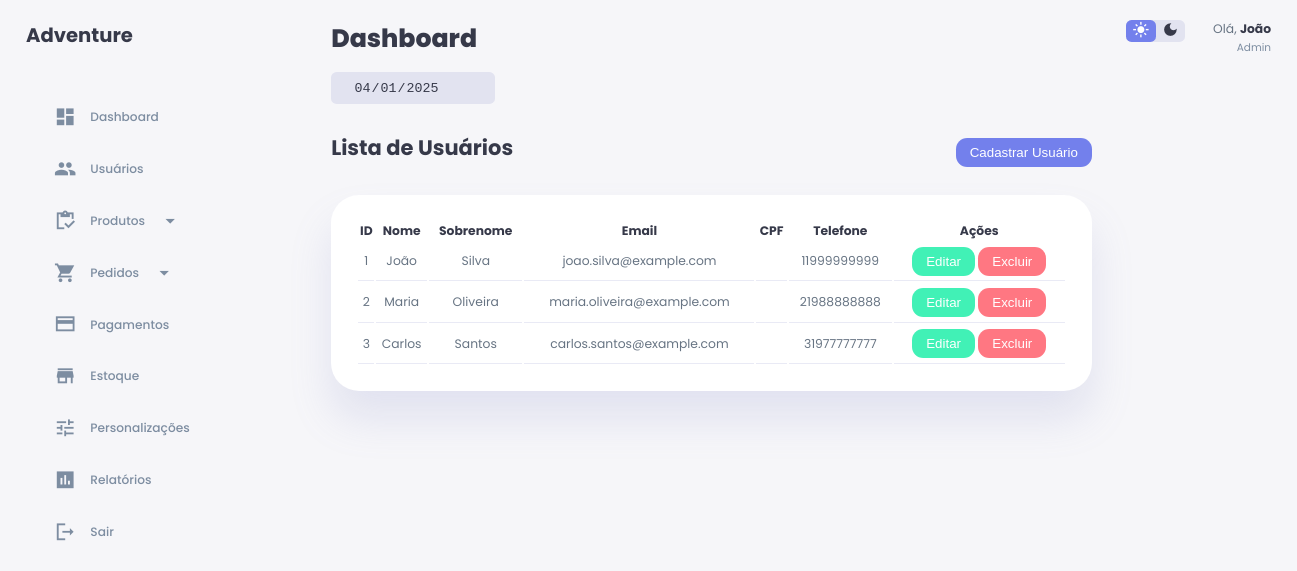
Before: /public/admin/index.php?a=usuario_admin (signed in) with the older database file.
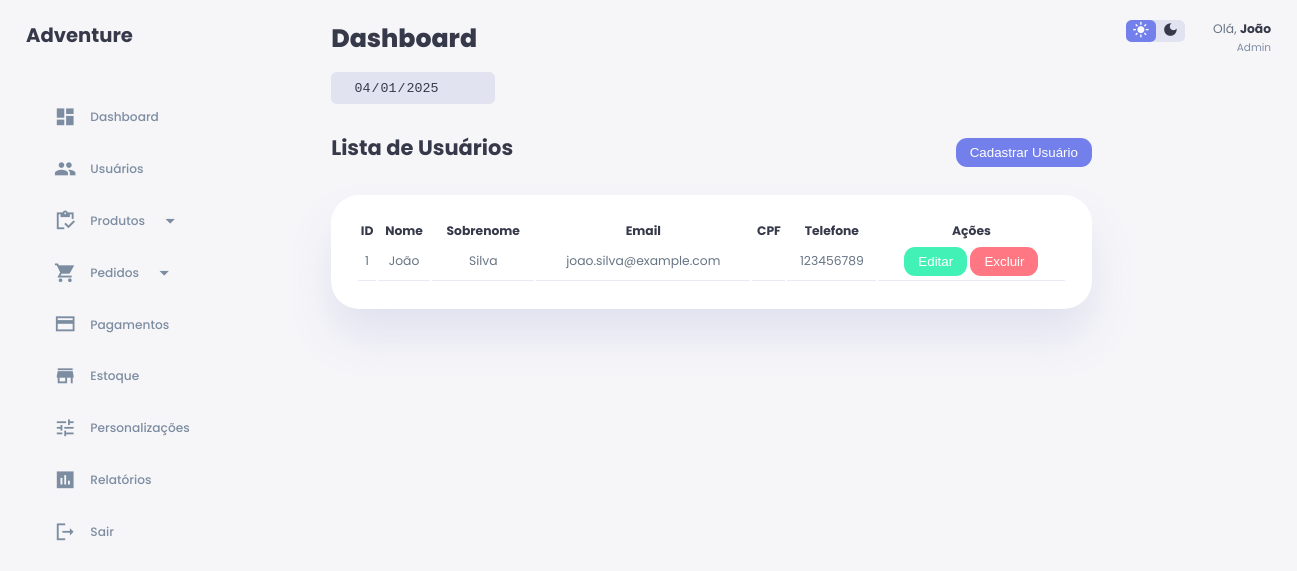
After: the same page with the newer database file.
### tables this page shows
CREATE TABLE IF NOT EXISTS usuario (
  id INT PRIMARY KEY NOT NULL AUTO_INCREMENT,
  nome VARCHAR(50) NOT NULL,
  sobrenome VARCHAR(50) NOT NULL,
  email VARCHAR(100) UNIQUE NOT NULL,
  cpf VARCHAR(15) UNIQUE NOT NULL,
  senha VARCHAR(255) NOT NULL,
  telefone VARCHAR(20) NOT NULL,
  nivel_usuario INT NOT NULL,
  token VARCHAR(50),
  ativo TINYINT DEFAULT 0,
  data_criacao DATETIME NOT NULL DEFAULT CURRENT_TIMESTAMP,
  data_atualizacao DATETIME NOT NULL DEFAULT CURRENT_TIMESTAMP ON UPDATE CURRENT_TIMESTAMP,
  FOREIGN KEY (nivel_usuario) REFERENCES nivel_usuario (id)
);

### core/controllers/Admin.php (called while the page is built, shortened)
<?php
class Admin
{
    public function usuario_admin()
    {
        $u = new AdminModel();
        $usuarios = $u->listarClientes();
        Store::Layout_admin([
            'admin/layout/html_header',
            'admin/layout/header',
            'admin/usuario',
            'admin/layout/footer',
            'admin/layout/html_footer',
        ], [
            'usuarios' => $usuarios,
        ]);
    }
}

### core/rotas_admin.php (called while the page is built, shortened)
<?php
$rotas = [
    'inicio' => 'admin@index',
    'admin_login' => 'admin@admin_login',
    'login_admin_submit' => 'admin@login_admin_submit',
    'logout' => 'admin@logout',
    'lista_clientes' => 'admin@lista_clientes',
    'usuario_admin' => 'admin@usuario_admin',
    'detalhes_usuario' => 'admin@detalhes_usuario',
    'editar_usuario' => 'admin@editar_usuario',
    'excluir_usuario' => 'admin@excluir_usuario',
    'pedidos' => 'admin@pedidos',
    'alterar_pedidos' => 'admin@alterar_pedidos',
    'obterItensPedido' => 'admin@obterItensPedido',
    'excluir_pedido' => 'admin@excluir_pedido',
    'ativar_pedido' => 'admin@ativar_pedido',
    'pedidos_cancelados' => 'admin@pedidos_cancelados',
    'pagamentos' => 'admin@pagamentos',
    'registrar_usuario' => 'admin@registrar_usuario',
    'editar_pagamento' => 'admin@editar_pagamento',
    'criar_status_pagamento' => 'admin@criar_status_pagamento',
    'produtos_categorias' => 'admin@produtos_categorias',
    'criar_categoria_produto' => 'admin@criar_categoria_produto',
    'editar_categoria_produto' => 'admin@editar_categoria_produto',
    'produtos_tamanhos' => 'admin@produtos_tamanhos',
    'criar_tamanho_produto' => 'admin@criar_tamanho_produto',
    'editar_tamanho_produto' => 'admin@editar_tamanho_produto',
    'produtos_cores' => 'admin@produtos_cores',
    'criar_cor_produto' => 'admin@criar_cor_produto',
    'editar_cor_produto' => 'admin@editar_cor_produto',
    'gerencia_produtos' => 'admin@gerencia_produtos',
    'cadastro_produtos' => 'admin@cadastro_produtos',
    'editar_produtos' => 'admin@editar_produtos',
    'processa_cadastro_produto' => 'admin@processa_cadastro_produto',
    'edita_cadastro_produto' => 'admin@edita_cadastro_produto',
    'inativar_produto' => 'admin@inativar_produto',
    'ativar_produto' => 'admin@ativar_produto',
    'estoque' => 'admin@estoque',
];
$acao = 'inicio';
if(isset($_GET['a'])){
    if(!key_exists($_GET['a'], $rotas)){
        $acao = 'inicio';
    } else{
        $acao = $_GET['a'];
    }
}
$partes = explode('@', $rotas[$acao]);
$metodo = $partes[1];
$ctr = new $controlador();
$ctr->$metodo();

### public/admin/index.php (called while the page is built, shortened)
<?php
require_once('../../core/rotas_admin.php');

### core/models/AdminModel.php (called while the page is built, shortened)
<?php
class AdminModel
{
    public function listarClientes()
    {
        $sql = new Database();
        $res = $sql->select("SELECT * FROM usuario WHERE ativo = 1");
        if (count($res) != 0) {
            return $res;
        } else {
            return false;
        }
    }
}

### core/classes/Database.php (called while the page is built, shortened)
<?php
class Database{
    private $conexao;
    private function conectar(){
        $this->conexao = new PDO(
            'mysql:'.
            'host='.MYSQL_SERVER.';'.
            'dbname='.MYSQL_DATABASE.';'.
            'charset='.MYSQL_CHARSET,
            MYSQL_USER,
            MYSQL_PASS,
            array(PDO::ATTR_PERSISTENT => true)
        );
        $this->conexao->setAttribute(PDO::ATTR_ERRMODE, PDO::ERRMODE_WARNING);
    }
    private function desconectar(){
        $this->conexao = null;
    }
    public function select($sql, $param = null){
        $res = null;
        try{
            if(!empty($param)){
                $exe = $this->conexao->prepare($sql);
                $exe->execute($param);
                $res = $exe->fetchAll(PDO::FETCH_CLASS);
            } else{
                $exe = $this->conexao->prepare($sql);
                $exe->execute();
                $res = $exe->fetchAll(PDO::FETCH_CLASS);
            }
        }catch(PDOException $e){
            echo $e;
        }
        return $res;
    }
};

### core/views/admin/usuario.php (the view, shortened to what this page needs)
<link rel="stylesheet" href="assets/css/home.css">
<link rel="stylesheet" href="assets/css/crud-usuario.css">
<div class="container">
    <aside>
        <div class="top">
            <div class="logo">
                <div>
                    <h2>Adventure </h2>
                </div>
            </div>
        </div>
        <div class="sidebar">
            <a href="?a=index">
                <span class="material-icons-sharp">dashboard</span>
                <h3>Dashboard</h3>
            </a>
            <a href="?a=usuario_admin">
                <span class="material-icons-sharp">people</span>
                <h3>Usuários</h3>
            </a>
            <div class="dropdown">
                <a href="#" class="dropdown-toggle">
                    <span class="material-icons-sharp" id="inventory">inventory</span>
                    <h3>Produtos</h3>
                    <span class="material-icons-sharp arrow">arrow_drop_down</span>
                </a>
            </div>
            <div class="dropdown">
                <a href="#" class="dropdown-toggle">
                    <span class="material-icons-sharp" id="inventory">shopping_cart</span>
                    <h3>Pedidos</h3>
                    <span class="material-icons-sharp arrow">arrow_drop_down</span>
                </a>
            </div>
            <a href="?a=pagamentos">
                <span class="material-icons-sharp">credit_card</span>
                <h3>Pagamentos</h3>
            </a>
            <a href="?a=estoque">
                <span class="material-icons-sharp">store</span>
                <h3>Estoque</h3>
            </a>
            <a href="">
                <span class="material-icons-sharp">tune</span>
                <h3>Personalizações</h3>
            </a>
            <a href="">
                <span class="material-icons-sharp">poll</span>
                <h3>Relatórios</h3>
            </a>
            <a href="?a=logout">
                <span class="material-icons-sharp">logout</span>
                <h3>Sair</h3>
            </a>
        </div>
    </aside>
    <main>
        <h1>Dashboard</h1>
        <div class="date">
            <input type="date" id="date-input" disabled>
        </div>
        <div class="recent-orders">
            <div class="crud-header">
                <h2>Lista de Usuários</h2>
                <button class="btn btn-primary" id="create-payment-method" onclick="abrirModal()">Cadastrar Usuário</button>
            </div>
            <table>
                <thead>
                    <tr>
                        <th>ID</th>
                        <th>Nome</th>
                        <th>Sobrenome</th>
                        <th>Email</th>
                        <th>CPF</th>
                        <th>Telefone</th>
                        <th>Ações</th>
                    </tr>
                </thead>
                <tbody>
                    <?php foreach ($usuarios as $usuario): ?>
                        <tr>
                            <td><?= $usuario->id ?></td>
                            <td><?= $usuario->nome ?></td>
                            <td><?= $usuario->sobrenome ?></td>
                            <td><?= $usuario->email ?></td>
                            <td><?= $usuario->cpf ?></td>
                            <td><?= $usuario->telefone ?></td>
                            <td>
                                <button
                                    class="btn btn-success add-user"
                                    data-id="<?= $usuario->id ?>"
                                    data-nome="<?= $usuario->nome ?>"
                                    data-sobrenome="<?= $usuario->sobrenome ?>"
                                    data-email="<?= $usuario->email ?>"
                                    data-cpf="<?= $usuario->cpf ?>"
                                    data-telefone="<?= $usuario->telefone ?>"
                                    id="botao-editar">Editar</button>
                                <button class="btn btn-danger" onclick="excluirUsuario(<?= $usuario->id ?>)">Excluir</button>
                            </td>
                        </tr>
        </div>
        <?php endforeach; ?>
    </main>
    <div class="right">
        <div class="top">
            <div class="theme-toggler">
                <span class="material-icons-sharp active">light_mode</span>
                <span class="material-icons-sharp">dark_mode</span>
            </div>
            <div class="profile">
                <div class="info">
                    <p>Olá, <b><?= $_SESSION['nome_admin'] ?></b></p>
                    <small class="text-muted">Admin</small>
                </div>
            </div>
        </div>
    </div>
</div>

### core/classes/Store.php (shortened to what this page needs)
<?php
class Store{
    public static function Layout_admin($estruturas, $dados= null){
        foreach($estruturas as $estrutura){
            include("../../core/views/$estrutura.php");
        }
    }
};

### core/views/admin/layout/html_header.php (shortened to what this page needs)
<!DOCTYPE html>
<html lang="pt-BR">
<head>
</head>
<body>

### core/views/admin/layout/html_footer.php (shortened to what this page needs)
</body>
</html>

### public/admin/assets/css/home.css (style rules this page uses)
:root { --color-primary: #7380ec; --color-danger: #ff7782; --color-success: #41f1b6; --color-warning: #ffbb55; --color-white: #fff; --color-info-dark: #7d8da1; --color-info-light: #dce1eb; --color-dark: #363949; --color-light: rgba(132, 139, 200, 0.18); --color-primary-variant: #111e88; --color-dark-variant: #677483; --color-background: #f6f6f9; --card-border-radius: 2rem; --border-radius-1: 0.4rem; --border-radius-2: 0.8rem; --border-radius-3: 1.2rem; --card-padding: 1.8rem; --padding-1: 1.2rem; --box-shadow: 0 2rem 3rem var(--color-light) }
* { margin: 0; padding: 0; outline: 0; appearance: none; border: 0; text-decoration: none; list-style: none; box-sizing: border-box; }
html { font-size: 14px; }
body { width: 100vw; height: 100vh; font-family: poppins, sans-serif; font-size: 0.88rem; background: var(--color-background); user-select: none; overflow-x: hidden; color: var(--color-dark); }
.container { display: grid; width: 96%; margin: 0 auto; grid-gap: 1.8rem; grid-template-columns: 20rem auto 11rem; }
a { color: var(--color-dark); }
h1 { font-weight: 800; font-size: 1.8rem; }
h2 { font-size: 1.4rem; }
h3 { font-size: 0.87rem; }
small { font-size: 0.75rem; }
.text-muted { color: var(--color-info-dark); }
p { color: var(--color-dark-variant); }
b { color: var(--color-dark); }
aside { height: 100vh; }
aside .top { display: flex; align-items: center; justify-content: space-between; margin-top: 1.4rem; }
aside .logo { display: flex; gap: 0.8rem; }
aside .sidebar { display: flex; flex-direction: column; height: 86vh; position: relative; top: 3rem; }
aside h3 { font-weight: 500; }
aside .sidebar a { display: flex; color: var(--color-info-dark); margin-left: 2rem; gap: 1rem; align-items: center; position: relative; height: 3.7rem; transition: all 300ms ease; }
aside .sidebar a span { font-size: 1.6rem; transition: all 300ms ease; }
main { margin-top: 1.4rem; }
main .date { display: inline-block; background: var(--color-light); border-radius: var(--border-radius-1); margin-top: 1rem; padding: 0.5rem 1.6rem; }
main .date input[type='date'] { background: transparent; color: var(--color-dark); }
main .recent-orders { margin-top: 2rem; }
main .recent-orders h2 { margin-bottom: 0.8rem; }
main .recent-orders table { background: var(--color-white); width: 100%; border-radius: var(--card-border-radius); padding: var(--card-padding); text-align: center; box-shadow: var(--box-shadow); transition: all 300ms ease; }
main table tbody td { height: 2.8rem; border-bottom: 1px solid var(--color-light); color: var(--color-dark-variant); }
main table tbody tr:last-child { border: none; }
.right { margin-top: 1.4rem; }
.right .top { display: flex; justify-content: end; gap: 2rem; }
.right .theme-toggler { background: var(--color-light); display: flex; justify-content: space-between; align-items: center; height: 1.6rem; width: 4.2rem; cursor: pointer; border-radius: var(--border-radius-1); }
.right .theme-toggler span { font-size: 1.2rem; width: 50%; height: 100%; display: flex; align-items: center; justify-content: center; }
.right .theme-toggler span.active { background: var(--color-primary); color: #fff; border-radius: var(--border-radius-1); }
.right .top .profile { display: flex; gap: 2rem; text-align: right; }
.arrow { transition: transform 0.3s ease; transform: rotate(0deg); }

### public/admin/assets/css/crud-usuario.css (style rules this page uses)
.crud-header { display: flex; justify-content: space-between; align-items: center; margin-bottom: 1.5rem; }
.crud-header h2 { font-size: 1.5rem; color: var(--color-dark); }
.btn { padding: 0.5rem 1rem; border-radius: var(--border-radius-2); border: none; cursor: pointer; transition: background 0.3s ease; }
.btn-primary { background: var(--color-primary); color: var(--color-white); }
.btn-success { background: var(--color-success); color: var(--color-white); }
.btn-danger { background: var(--color-danger); color: var(--color-white); }

Changed rows visible on the page:
removed usuario: id "2", nome "Maria", sobrenome "Oliveira", email "maria.oliveira@example.com", telefone "21988888888"
removed usuario: id "3", nome "Carlos", sobrenome "Santos", email "carlos.santos@example.com", telefone "31977777777"
changed usuario "João": telefone "11999999999" → "123456789"
